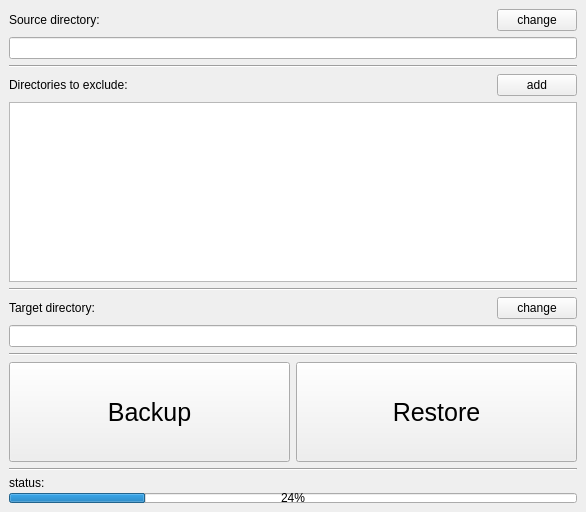
<?xml version="1.0" encoding="UTF-8"?>
<ui version="4.0">
 <class>MainWindow</class>
 <widget class="QMainWindow" name="MainWindow">
  <property name="geometry">
   <rect>
    <x>0</x>
    <y>0</y>
    <width>586</width>
    <height>512</height>
   </rect>
  </property>
  <property name="windowTitle">
   <string>Becap</string>
  </property>
  <widget class="QWidget" name="centralwidget">
   <layout class="QVBoxLayout" name="verticalLayout_2">
    <item>
     <widget class="QWidget" name="widget" native="true">
      <layout class="QVBoxLayout" name="verticalLayout_4">
       <property name="margin">
        <number>0</number>
       </property>
       <item>
        <widget class="QWidget" name="widget_6" native="true">
         <layout class="QHBoxLayout" name="horizontalLayout">
          <property name="margin">
           <number>0</number>
          </property>
          <item>
           <widget class="QLabel" name="label">
            <property name="text">
             <string>Source directory:</string>
            </property>
            <property name="alignment">
             <set>Qt::AlignLeading|Qt::AlignLeft|Qt::AlignVCenter</set>
            </property>
           </widget>
          </item>
          <item>
           <spacer name="horizontalSpacer">
            <property name="orientation">
             <enum>Qt::Horizontal</enum>
            </property>
            <property name="sizeHint" stdset="0">
             <size>
              <width>40</width>
              <height>20</height>
             </size>
            </property>
           </spacer>
          </item>
          <item>
           <widget class="QPushButton" name="changeSourceButton">
            <property name="text">
             <string>change</string>
            </property>
           </widget>
          </item>
         </layout>
        </widget>
       </item>
       <item>
        <widget class="QLineEdit" name="sourceEdit"/>
       </item>
      </layout>
     </widget>
    </item>
    <item>
     <widget class="QWidget" name="widget_2" native="true">
      <layout class="QVBoxLayout" name="verticalLayout">
       <property name="margin">
        <number>0</number>
       </property>
       <item>
        <widget class="Line" name="line">
         <property name="orientation">
          <enum>Qt::Horizontal</enum>
         </property>
        </widget>
       </item>
       <item>
        <widget class="QWidget" name="widget_8" native="true">
         <layout class="QHBoxLayout" name="horizontalLayout_3">
          <property name="margin">
           <number>0</number>
          </property>
          <item>
           <widget class="QLabel" name="label_2">
            <property name="text">
             <string>Directories to exclude:</string>
            </property>
           </widget>
          </item>
          <item>
           <spacer name="horizontalSpacer_3">
            <property name="orientation">
             <enum>Qt::Horizontal</enum>
            </property>
            <property name="sizeHint" stdset="0">
             <size>
              <width>40</width>
              <height>20</height>
             </size>
            </property>
           </spacer>
          </item>
          <item>
           <widget class="QPushButton" name="addExcludeButton">
            <property name="text">
             <string>add</string>
            </property>
           </widget>
          </item>
         </layout>
        </widget>
       </item>
       <item>
        <widget class="QTableView" name="excludeTableView">
         <attribute name="horizontalHeaderVisible">
          <bool>false</bool>
         </attribute>
         <attribute name="verticalHeaderVisible">
          <bool>false</bool>
         </attribute>
        </widget>
       </item>
      </layout>
     </widget>
    </item>
    <item>
     <widget class="Line" name="line_2">
      <property name="orientation">
       <enum>Qt::Horizontal</enum>
      </property>
     </widget>
    </item>
    <item>
     <widget class="QWidget" name="widget_3" native="true">
      <layout class="QVBoxLayout" name="verticalLayout_5">
       <property name="margin">
        <number>0</number>
       </property>
       <item>
        <widget class="QWidget" name="widget_7" native="true">
         <layout class="QHBoxLayout" name="horizontalLayout_2">
          <property name="margin">
           <number>0</number>
          </property>
          <item>
           <widget class="QLabel" name="label_3">
            <property name="text">
             <string>Target directory:</string>
            </property>
            <property name="alignment">
             <set>Qt::AlignLeading|Qt::AlignLeft|Qt::AlignVCenter</set>
            </property>
           </widget>
          </item>
          <item>
           <spacer name="horizontalSpacer_2">
            <property name="orientation">
             <enum>Qt::Horizontal</enum>
            </property>
            <property name="sizeHint" stdset="0">
             <size>
              <width>40</width>
              <height>20</height>
             </size>
            </property>
           </spacer>
          </item>
          <item>
           <widget class="QPushButton" name="changeTargetButton">
            <property name="text">
             <string>change</string>
            </property>
           </widget>
          </item>
         </layout>
        </widget>
       </item>
       <item>
        <widget class="QLineEdit" name="targetEdit"/>
       </item>
      </layout>
     </widget>
    </item>
    <item>
     <widget class="Line" name="line_3">
      <property name="orientation">
       <enum>Qt::Horizontal</enum>
      </property>
     </widget>
    </item>
    <item>
     <widget class="QWidget" name="widget_5" native="true">
      <layout class="QVBoxLayout" name="verticalLayout_6">
       <property name="margin">
        <number>0</number>
       </property>
       <item>
        <widget class="QWidget" name="widget_9" native="true">
         <layout class="QHBoxLayout" name="horizontalLayout_4">
          <property name="margin">
           <number>0</number>
          </property>
          <item>
           <widget class="QPushButton" name="backupButton">
            <property name="minimumSize">
             <size>
              <width>150</width>
              <height>100</height>
             </size>
            </property>
            <property name="font">
             <font>
              <pointsize>19</pointsize>
             </font>
            </property>
            <property name="text">
             <string>Backup</string>
            </property>
           </widget>
          </item>
          <item>
           <widget class="QPushButton" name="restoreButton">
            <property name="minimumSize">
             <size>
              <width>150</width>
              <height>100</height>
             </size>
            </property>
            <property name="font">
             <font>
              <pointsize>19</pointsize>
             </font>
            </property>
            <property name="text">
             <string>Restore</string>
            </property>
           </widget>
          </item>
         </layout>
        </widget>
       </item>
       <item>
        <widget class="QWidget" name="widget_4" native="true">
         <property name="minimumSize">
          <size>
           <width>0</width>
           <height>35</height>
          </size>
         </property>
         <property name="maximumSize">
          <size>
           <width>16777215</width>
           <height>35</height>
          </size>
         </property>
         <layout class="QVBoxLayout" name="verticalLayout_3">
          <property name="spacing">
           <number>3</number>
          </property>
          <property name="margin">
           <number>0</number>
          </property>
          <item>
           <widget class="Line" name="line_4">
            <property name="styleSheet">
             <string notr="true"/>
            </property>
            <property name="orientation">
             <enum>Qt::Horizontal</enum>
            </property>
           </widget>
          </item>
          <item>
           <widget class="QLabel" name="statusLabel">
            <property name="text">
             <string>status:</string>
            </property>
            <property name="alignment">
             <set>Qt::AlignBottom|Qt::AlignLeading|Qt::AlignLeft</set>
            </property>
           </widget>
          </item>
          <item>
           <widget class="QProgressBar" name="statusProgressBar">
            <property name="maximumSize">
             <size>
              <width>16777215</width>
              <height>10</height>
             </size>
            </property>
            <property name="value">
             <number>24</number>
            </property>
           </widget>
          </item>
         </layout>
        </widget>
       </item>
      </layout>
     </widget>
    </item>
   </layout>
   <zorder>widget</zorder>
   <zorder>widget_2</zorder>
   <zorder>label_2</zorder>
   <zorder>widget_3</zorder>
   <zorder>widget_5</zorder>
   <zorder>line_2</zorder>
   <zorder>line_3</zorder>
  </widget>
 </widget>
 <resources/>
 <connections/>
</ui>
